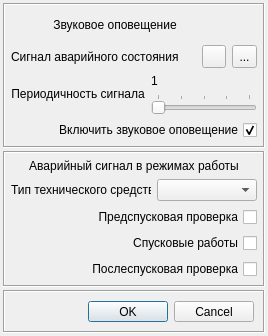
<?xml version="1.0" encoding="UTF-8"?>
<ui version="4.0">
 <class>SetSoundForm</class>
 <widget class="QDialog" name="SetSoundForm">
  <property name="geometry">
   <rect>
    <x>0</x>
    <y>0</y>
    <width>267</width>
    <height>330</height>
   </rect>
  </property>
  <property name="minimumSize">
   <size>
    <width>0</width>
    <height>0</height>
   </size>
  </property>
  <property name="maximumSize">
   <size>
    <width>400</width>
    <height>500</height>
   </size>
  </property>
  <property name="windowTitle">
   <string>Звуковые настройки программы</string>
  </property>
  <property name="windowIcon">
   <iconset resource="../progicons.qrc">
    <normaloff>:/new/windowheader/src/icons/myicons/spts.ico</normaloff>:/new/windowheader/src/icons/myicons/spts.ico</iconset>
  </property>
  <layout class="QGridLayout" name="gridLayout">
   <property name="margin">
    <number>3</number>
   </property>
   <property name="spacing">
    <number>3</number>
   </property>
   <item row="0" column="0">
    <widget class="QFrame" name="frame_3">
     <property name="minimumSize">
      <size>
       <width>0</width>
       <height>145</height>
      </size>
     </property>
     <property name="frameShape">
      <enum>QFrame::Box</enum>
     </property>
     <property name="frameShadow">
      <enum>QFrame::Sunken</enum>
     </property>
     <layout class="QGridLayout" name="gridLayout_4">
      <property name="margin">
       <number>6</number>
      </property>
      <item row="0" column="0">
       <spacer name="horizontalSpacer_2">
        <property name="orientation">
         <enum>Qt::Horizontal</enum>
        </property>
        <property name="sizeHint" stdset="0">
         <size>
          <width>47</width>
          <height>20</height>
         </size>
        </property>
       </spacer>
      </item>
      <item row="0" column="1">
       <widget class="QLabel" name="label_10">
        <property name="text">
         <string>Звуковое оповещение</string>
        </property>
        <property name="alignment">
         <set>Qt::AlignCenter</set>
        </property>
       </widget>
      </item>
      <item row="0" column="2">
       <spacer name="horizontalSpacer_3">
        <property name="orientation">
         <enum>Qt::Horizontal</enum>
        </property>
        <property name="sizeHint" stdset="0">
         <size>
          <width>68</width>
          <height>20</height>
         </size>
        </property>
       </spacer>
      </item>
      <item row="1" column="0" colspan="3">
       <layout class="QHBoxLayout" name="horizontalLayout_6">
        <item>
         <widget class="QLabel" name="label_11">
          <property name="text">
           <string>Сигнал аварийного состояния</string>
          </property>
         </widget>
        </item>
        <item>
         <spacer name="horizontalSpacer_10">
          <property name="orientation">
           <enum>Qt::Horizontal</enum>
          </property>
          <property name="sizeHint" stdset="0">
           <size>
            <width>40</width>
            <height>20</height>
           </size>
          </property>
         </spacer>
        </item>
        <item>
         <layout class="QHBoxLayout" name="horizontalLayout_5">
          <item>
           <widget class="QToolButton" name="toolBtnSound">
            <property name="minimumSize">
             <size>
              <width>0</width>
              <height>23</height>
             </size>
            </property>
            <property name="toolTip">
             <string>Прослушать звук</string>
            </property>
            <property name="text">
             <string/>
            </property>
            <property name="icon">
             <iconset resource="../progicons.qrc">
              <normaloff>:/new/buttonpictures/src/icons/myicons/mysound.ico</normaloff>:/new/buttonpictures/src/icons/myicons/mysound.ico</iconset>
            </property>
           </widget>
          </item>
          <item>
           <widget class="QToolButton" name="toolBtnSoundDialog">
            <property name="minimumSize">
             <size>
              <width>25</width>
              <height>23</height>
             </size>
            </property>
            <property name="toolTip">
             <string>Выбрать звуковой файл</string>
            </property>
            <property name="text">
             <string>...</string>
            </property>
           </widget>
          </item>
         </layout>
        </item>
       </layout>
      </item>
      <item row="2" column="0" colspan="3">
       <layout class="QHBoxLayout" name="horizontalLayout_8">
        <item>
         <widget class="QLabel" name="label_14">
          <property name="text">
           <string>Периодичность сигнала</string>
          </property>
          <property name="alignment">
           <set>Qt::AlignCenter</set>
          </property>
         </widget>
        </item>
        <item>
         <layout class="QVBoxLayout" name="verticalLayout">
          <item>
           <widget class="QLabel" name="slideLabel">
            <property name="text">
             <string>1</string>
            </property>
           </widget>
          </item>
          <item>
           <widget class="QSlider" name="SliderSound">
            <property name="minimumSize">
             <size>
              <width>0</width>
              <height>15</height>
             </size>
            </property>
            <property name="minimum">
             <number>1</number>
            </property>
            <property name="maximum">
             <number>5</number>
            </property>
            <property name="singleStep">
             <number>1</number>
            </property>
            <property name="pageStep">
             <number>1</number>
            </property>
            <property name="value">
             <number>1</number>
            </property>
            <property name="tracking">
             <bool>true</bool>
            </property>
            <property name="orientation">
             <enum>Qt::Horizontal</enum>
            </property>
            <property name="tickPosition">
             <enum>QSlider::TicksAbove</enum>
            </property>
            <property name="tickInterval">
             <number>1</number>
            </property>
           </widget>
          </item>
         </layout>
        </item>
       </layout>
      </item>
      <item row="3" column="1" colspan="2">
       <widget class="QCheckBox" name="chBoxSoundsOnOff">
        <property name="layoutDirection">
         <enum>Qt::RightToLeft</enum>
        </property>
        <property name="text">
         <string>Включить звуковое оповещение</string>
        </property>
        <property name="checked">
         <bool>true</bool>
        </property>
       </widget>
      </item>
     </layout>
    </widget>
   </item>
   <item row="1" column="0">
    <widget class="QFrame" name="frame_SoundTS">
     <property name="frameShape">
      <enum>QFrame::Box</enum>
     </property>
     <property name="frameShadow">
      <enum>QFrame::Sunken</enum>
     </property>
     <layout class="QGridLayout" name="gridLayout_5">
      <property name="margin">
       <number>6</number>
      </property>
      <item row="0" column="0">
       <layout class="QGridLayout" name="gridLayout_3">
        <item row="1" column="0">
         <widget class="QLabel" name="label">
          <property name="minimumSize">
           <size>
            <width>140</width>
            <height>0</height>
           </size>
          </property>
          <property name="text">
           <string>Тип технического средства</string>
          </property>
         </widget>
        </item>
        <item row="1" column="1">
         <widget class="QComboBox" name="comboBoxTypeTS">
          <property name="minimumSize">
           <size>
            <width>100</width>
            <height>0</height>
           </size>
          </property>
         </widget>
        </item>
        <item row="0" column="0" colspan="2">
         <widget class="QLabel" name="label_2">
          <property name="text">
           <string>Аварийный сигнал в режимах работы</string>
          </property>
          <property name="alignment">
           <set>Qt::AlignCenter</set>
          </property>
         </widget>
        </item>
       </layout>
      </item>
      <item row="1" column="0">
       <widget class="QCheckBox" name="checkBoxPred">
        <property name="sizePolicy">
         <sizepolicy hsizetype="Minimum" vsizetype="Fixed">
          <horstretch>0</horstretch>
          <verstretch>0</verstretch>
         </sizepolicy>
        </property>
        <property name="layoutDirection">
         <enum>Qt::RightToLeft</enum>
        </property>
        <property name="text">
         <string>Предспусковая проверка</string>
        </property>
        <property name="tristate">
         <bool>false</bool>
        </property>
       </widget>
      </item>
      <item row="2" column="0">
       <widget class="QCheckBox" name="checkBoxSpusk">
        <property name="layoutDirection">
         <enum>Qt::RightToLeft</enum>
        </property>
        <property name="text">
         <string>Спусковые работы</string>
        </property>
        <property name="tristate">
         <bool>false</bool>
        </property>
       </widget>
      </item>
      <item row="3" column="0">
       <widget class="QCheckBox" name="checkBoxPosle">
        <property name="sizePolicy">
         <sizepolicy hsizetype="Minimum" vsizetype="Fixed">
          <horstretch>0</horstretch>
          <verstretch>0</verstretch>
         </sizepolicy>
        </property>
        <property name="layoutDirection">
         <enum>Qt::RightToLeft</enum>
        </property>
        <property name="autoFillBackground">
         <bool>false</bool>
        </property>
        <property name="text">
         <string>Послеспусковая проверка</string>
        </property>
        <property name="tristate">
         <bool>false</bool>
        </property>
       </widget>
      </item>
     </layout>
    </widget>
   </item>
   <item row="2" column="0">
    <widget class="QFrame" name="frame">
     <property name="maximumSize">
      <size>
       <width>16777215</width>
       <height>43</height>
      </size>
     </property>
     <property name="frameShape">
      <enum>QFrame::Box</enum>
     </property>
     <property name="frameShadow">
      <enum>QFrame::Sunken</enum>
     </property>
     <layout class="QGridLayout" name="gridLayout_2">
      <item row="0" column="0">
       <spacer name="horizontalSpacer">
        <property name="orientation">
         <enum>Qt::Horizontal</enum>
        </property>
        <property name="sizeHint" stdset="0">
         <size>
          <width>206</width>
          <height>17</height>
         </size>
        </property>
       </spacer>
      </item>
      <item row="0" column="1">
       <widget class="QDialogButtonBox" name="buttonBox">
        <property name="standardButtons">
         <set>QDialogButtonBox::Cancel|QDialogButtonBox::Ok</set>
        </property>
       </widget>
      </item>
     </layout>
    </widget>
   </item>
  </layout>
 </widget>
 <tabstops>
  <tabstop>toolBtnSound</tabstop>
  <tabstop>toolBtnSoundDialog</tabstop>
  <tabstop>chBoxSoundsOnOff</tabstop>
  <tabstop>buttonBox</tabstop>
 </tabstops>
 <resources>
  <include location="../progicons.qrc"/>
 </resources>
 <connections/>
</ui>
